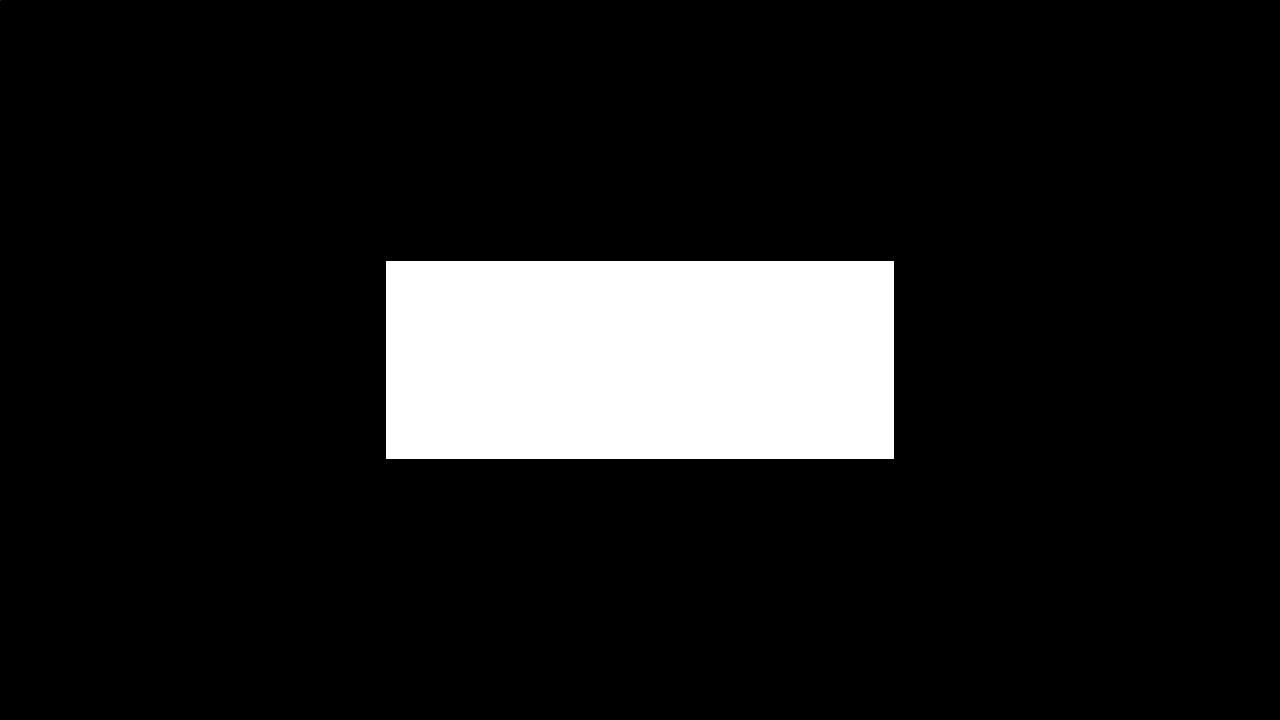
#> input picture Taller2/rectangulo.jpg, 1280 x 720 px, given in place of cuadro.png, which was not available
$ python main.py
#> lines starting #> are read from the running program, lines starting #| are printed output that depends on the picture; after the words box and inside, x2 and y2 are one past the last pixel; in counts of white or black regions, pixels touching at a corner belong together; pictures that were not available may be replaced by others from this repository, and a replacement may not be noted
### Taller2/Taller2.py
import numpy as np
from PIL import Image
import os
import cv2
import random
from math import sqrt

class ImageShape():
    def __init__(self):
        width =  int(input("Introduzca el ancho de la imagen: "))
#> the answer given: 100
        height = int(input("Introduzca el alto de la imagen: "))
#> the answer given: 100
        #Guarda los paramteros ingresados por el usuario
        self.width=width
        self.height=height
        if self.width>self.height:
            self.h=int(self.height/2)
        else:
            self.h=int(self.width/2)
        #Obtiene el menor de los numeros, los cuales son parametros de las figuras generadas
        self.w1=int(sqrt(self.h*self.h-int((self.h*self.h)/4)))

    def GenerateShape(self):
        self.img=cv2.imread("cuadro.png")
#> self.img is the input picture: shape (720, 1280, 3); min 0, max 255, mean 27.8
        self.a = random.randint(0, 3)                   #Generacion del numero aleatorio que define la figura
        self.dim = (self.width, self.height)
        self.imagenmod = cv2.resize(self.img, self.dim) #Redimensionamiento de la Ventana
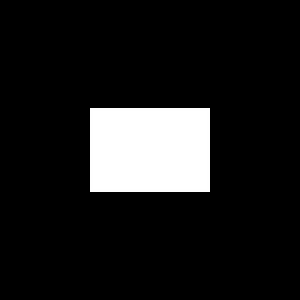
#> self.imagenmod: shape (100, 100, 3) (shown 3 times larger); min 0, max 255, mean 28.5

        if self.a == 0:
            #Se dibujan las lineas del triangulo
            cv2.line(self.imagenmod,(int(self.width/2),int((self.height-self.w1)/2)),(int(self.width/2)+int(self.w1/2),(int((self.height-self.w1)/2)+self.w1)),(255,255,0),1)
            cv2.line(self.imagenmod,(int(self.width/2)+int(self.w1/2),int(self.height/2)+int(self.w1/2)),(int(self.width/2)-int(self.w1/2),int(self.height/2)+int(self.w1/2)),(255,255,0),1)
            cv2.line(self.imagenmod,(int(self.width/2)-int(self.w1/2),int(self.height/2)+int(self.w1/2)),(int(self.width/2),int((self.height-self.w1)/2)), (255,255,0),1)
            self.imagen=self.imagenmod

        if self.a == 1:
            # Se dibuja el cuadrado
            # Dimensiones del Cuadrado
            self.x=int((self.width-self.h)/2)
            self.y=int((self.height-self.h)/2)
            self.imagenmod=cv2.rectangle(self.imagenmod, (self.x, self.y), (self.x+self.h,self.y+self.h), (255,255,0), -1)
            M=cv2.getRotationMatrix2D((self.width//2,self.height//2),45,1)        #Rotaciond del cuadrado 45 grados
            self.imagen=cv2.warpAffine(self.imagenmod,M,(self.width,self.height)) #Almacena la imagen


        if self.a == 2:
            # Se dibuja el rectangulo
            # Dimensiones del Rectangulo

            self.log=int(self.width/4)
            self.alt=int(self.height/4)
            self.imagen=cv2.rectangle(self.imagenmod, (self.log, self.alt), (self.log+int(self.width/2), self.alt+int(self.height/2)), (255,255,0), -1) #Almacena la imagen


        if self.a == 3:
            # Se dibuja el Circulo
            # Dimensiones del Circulo

            self.rad=int(self.h/2)
            self.imagen = cv2.circle(self.imagenmod, ((int(self.width/2)), int(self.height/2)), self.rad, (255,255,0), -1) #Almacenamiento de la Imagen
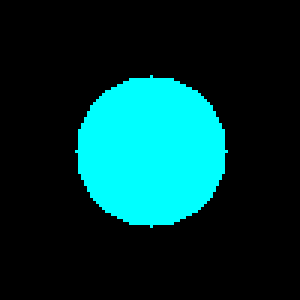
#> self.imagen: shape (100, 100, 3) (shown 3 times larger); mean B, G, R 50, 50, 0

    def showShape(self):

        cv2.imshow("Imagen Generada", self.imagen) #Se muestra la imagen en pantalla
        cv2.waitKey(5000) #Tiempo en el que se muestra la imagen

    def getShape(self):
        #Se clasifica la imagen generada por el numero en GenerateShape()

        if self.a == 0:
            self.resp="Triangulo"

        else:
            if self.a == 1:
                self.resp="Cuadrado"

            else:
                if self.a== 2:
                    self.resp="Rectangulo"

                else:
                    self.resp="Circulo"

        return self.resp  #Se devuelve el tipo de imagen

    def WhatShape(self):
        #Se le pide al usuario que ingrese la imagen, el path y el nombre
        self.path    = input("Ingrese el Path de su imagen: ")
#> the answer given: rectangulo.jpg
        self.nombimg = input("Ingrese el nombre de su imagen: ")
#> the answer given: triangulo.jpg
        path_file= os.path.join(self.path, self.nombimg)
        self.imagenes=cv2.imread(path_file)
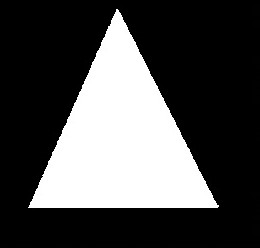
#> input picture Taller2/triangulo.jpg, 260 x 248 px, found by its file name
#> self.imagenes is the input picture: shape (248, 260, 3); min 0, max 255, mean 75.6
        cv2.waitKey(0)
        cv2.destroyAllWindows()

        #Transformacion a Escala de Grises
        self.image_gray = cv2.cvtColor(self.imagenes, cv2.COLOR_BGR2GRAY)

        #Binarización
        ret, self.Ibw_Cb = cv2.threshold(self.image_gray, 0, 255, cv2.THRESH_BINARY + cv2.THRESH_OTSU)
#> self.Ibw_Cb: shape (248, 260); 29.6% white; 1 white region, box (x1, y1, x2, y2) and area: (28, 9, 219, 208) 19114
#> ret = 15
        self.Ibw_Cb = cv2.dilate(self.Ibw_Cb, None, iterations=1)
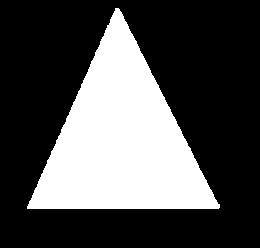
#> self.Ibw_Cb: shape (248, 260); 30.9% white; 1 white region, box (x1, y1, x2, y2) and area: (27, 8, 220, 209) 19899
        self.Ibw_Cb = cv2.erode(self.Ibw_Cb, None, iterations=1)
#> self.Ibw_Cb: shape (248, 260); 29.6% white; 1 white region

        #Se dibuja el contorno de la imagen
        self.hola,self.contornos, = cv2.findContours(self.Ibw_Cb, cv2.RETR_EXTERNAL, cv2.CHAIN_APPROX_SIMPLE)
#> self.hola = 1 contour; box (x1, y1, x2, y2) and area: (28, 9, 219, 208) 18820; self.contornos = [[-1, -1, -1, -1]]


        #Con este ciclo y las funciones adentro se cuenta el numero de vertices de la figura generada
        for i in self.hola:
            self.eps=0.01*cv2.arcLength(i, True)
            self.figura=cv2.approxPolyDP(i, self.eps, True)
            cv2.drawContours(self.imagenes, [self.figura], 0, (0, 255, 0), 2)
            x,y,w,h=cv2.boundingRect(self.figura)
#> this loop made 1 pass
#> (self.eps, self.figura, x, y, w, h) on pass 1: (6.66, [[116, 9], [28, 207], [217, 207]], 28, 9, 190, 199)
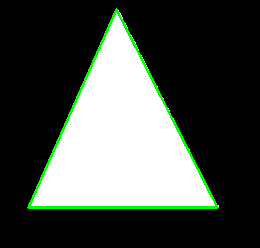
#> self.imagenes: shape (248, 260, 3); 2.58% of pixels changed, all inside (x1, y1, x2, y2) = (27, 8, 219, 209)


        #Segun el numero de vertices se clasifica la figura ingresada por el usuario
        if(len(self.figura))==3:
            self.respuesta = 'Triangulo'

        else:
            if (len(self.figura))==4:

                if float(w/h)==1:
                    self.respuesta = "Cuadrado"

                else:
                    self.respuesta = "Rectangulo"
            else:
                self.respuesta = "Circulo"

        #Se devuelve el tipo de figura
        return self.respuesta

### Taller2/main.py
import Taller2
import cv2


if __name__ == '__main__':
#Script el cual es utilizado para el punto 4 del taller
    x=Taller2.ImageShape() #Se le pide al usuario las dimensiones de la imagen
    x.GenerateShape()      #Se genera la figura
    x.showShape()          #Se muestra la figura generada
    clasifimagen=x.getShape()
    print("La Figura generada es un", clasifimagen)  #Se imprime el tipo de figura
    cv2.destroyAllWindows()
    resultimagen=x.WhatShape()      #Se muestra la imagen ingresada por el usuario y el tipo de figura que es
    print("La Figura del usuario es", resultimagen)

# See PyCharm help at https://www.jetbrains.com/help/pycharm/
